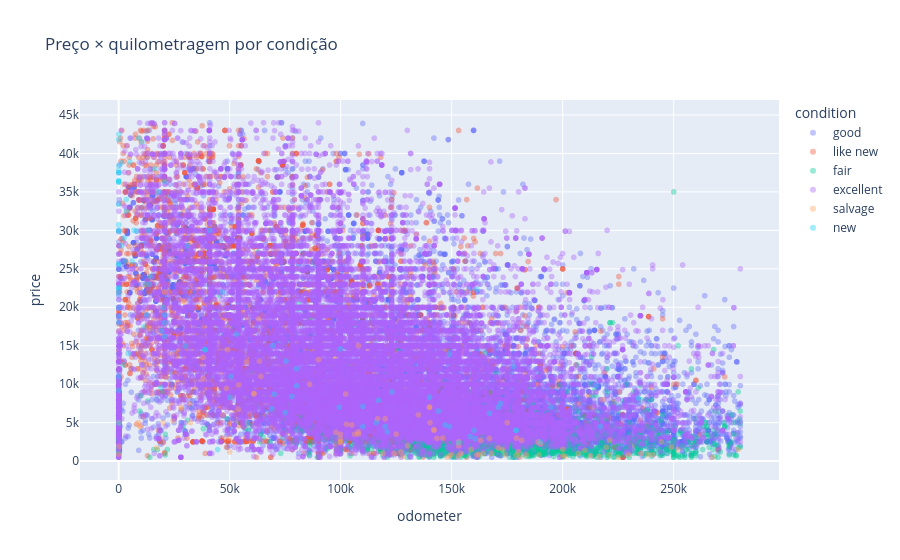

Notebook code cell kept with this figure:
### Markdown cell above
## 5. Relação entre preço e outras variáveis

### Code cell
fig = px.scatter(clean, x='odometer', y='price', color='condition', opacity=0.4,
                 title='Preço × quilometragem por condição')
fig.show()
